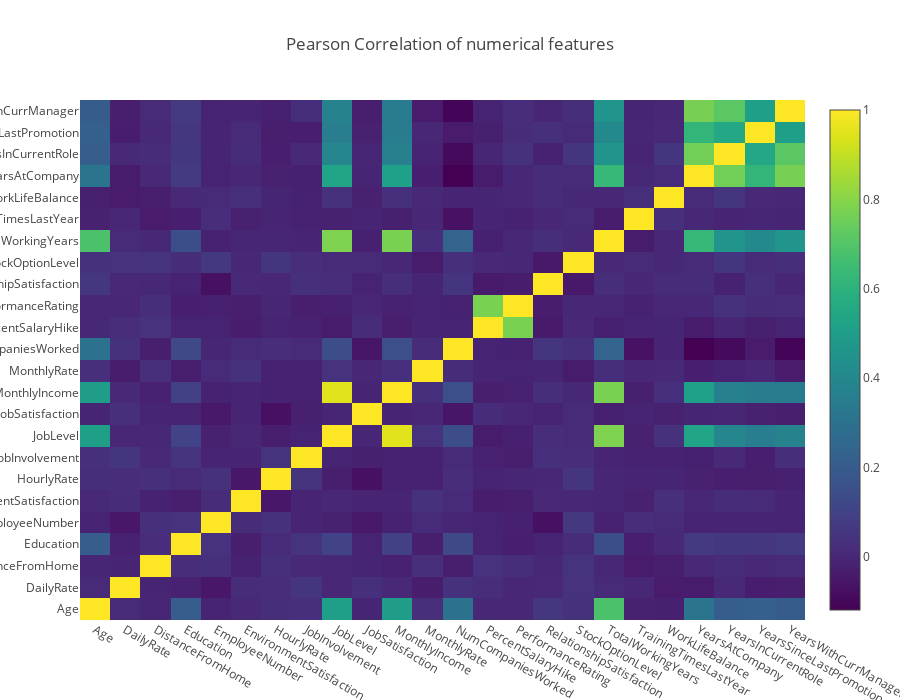

This figure's notebook cell:
### Markdown cell above
### Correlation of Features

接下来的探索工具是关于矩阵的，通过绘制相关矩阵，我们可以很好的描述特征之间的关联，在 Pandas dataframe 中，我们可以使用 corr 函数可以为 dataframe 的每对列数据提供皮尔森相关系数（也叫矩阵相关系数，用来反映两个变量线性相关程度的统计量）

在这里，我将使用 Plotly 库中的 Heatmap() 函数绘出皮尔森相关系数矩阵:

### Code cell
# creating a list of only numerical values
numerical = [u'Age', u'DailyRate', u'DistanceFromHome', u'Education', u'EmployeeNumber', u'EnvironmentSatisfaction',
       u'HourlyRate', u'JobInvolvement', u'JobLevel', u'JobSatisfaction',
       u'MonthlyIncome', u'MonthlyRate', u'NumCompaniesWorked',
       u'PercentSalaryHike', u'PerformanceRating', u'RelationshipSatisfaction',
       u'StockOptionLevel', u'TotalWorkingYears',
       u'TrainingTimesLastYear', u'WorkLifeBalance', u'YearsAtCompany',
       u'YearsInCurrentRole', u'YearsSinceLastPromotion',
       u'YearsWithCurrManager']
data = [
    go.Heatmap(
        z= attrition[numerical].astype(float).corr().values, # Generating the Pearson correlation
        x=attrition[numerical].columns.values,
        y=attrition[numerical].columns.values,
        colorscale='Viridis',
        reversescale = False, #反转色域
        text = True,
        opacity = 1.0 #不透明度
        
    )
]


layout = go.Layout(
    title='Pearson Correlation of numerical features',
    xaxis = dict(ticks='', nticks=36),
    yaxis = dict(ticks='' ),
    width = 900, height = 700,
    
)


fig = go.Figure(data=data, layout=layout)
py.iplot(fig, filename='labelled-heatmap')

### Figure 1 — Plotly figure (JSON) as saved in the notebook; plotly's stock layout.template omitted (floating-point values rounded to 4 significant figures; data arrays with more than 128 entries replaced by an {"elided": "..."} marker saying what was removed)
{"data": [{"colorscale": "Viridis", "opacity": 1, "reversescale": false, "text": true, "type": "heatmap", "x": ["Age", "DailyRate", "DistanceFromHome", "Education", "EmployeeNumber", "EnvironmentSatisfaction", "HourlyRate", "JobInvolvement", "JobLevel", "JobSatisfaction", "MonthlyIncome", "MonthlyRate", "NumCompaniesWorked", "PercentSalaryHike", "PerformanceRating", "RelationshipSatisfaction", "StockOptionLevel", "TotalWorkingYears", "TrainingTimesLastYear", "WorkLifeBalance", "YearsAtCompany", "YearsInCurrentRole", "YearsSinceLastPromotion", "YearsWithCurrManager"], "y": ["Age", "DailyRate", "DistanceFromHome", "Education", "EmployeeNumber", "EnvironmentSatisfaction", "HourlyRate", "JobInvolvement", "JobLevel", "JobSatisfaction", "MonthlyIncome", "MonthlyRate", "NumCompaniesWorked", "PercentSalaryHike", "PerformanceRating", "RelationshipSatisfaction", "StockOptionLevel", "TotalWorkingYears", "TrainingTimesLastYear", "WorkLifeBalance", "YearsAtCompany", "YearsInCurrentRole", "YearsSinceLastPromotion", "YearsWithCurrManager"], "z": {"elided": "24x24 float values"}}], "layout": {"height": 700, "title": "Pearson Correlation of numerical features", "width": 900, "xaxis": {"nticks": 36, "ticks": ""}, "yaxis": {"ticks": ""}}}
